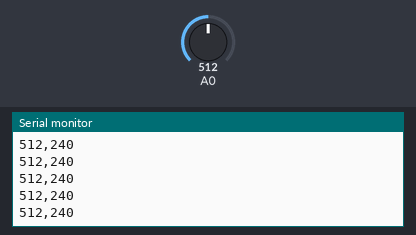
A sketch run on a simulated Arduino Uno, built with avr-gcc and run on an emulated ATmega328P. Parts: the last lines printed to the serial monitor. The test bench sets the inputs (shaded band); at power-on: A0 = 512.

Above: at 1.2 s.
1.3 s: A0 set to 984
At 2.1 s:
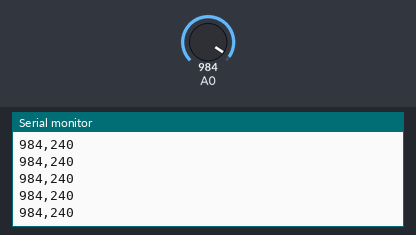
2.8 s: A0 set to 1013
At 3.7 s:
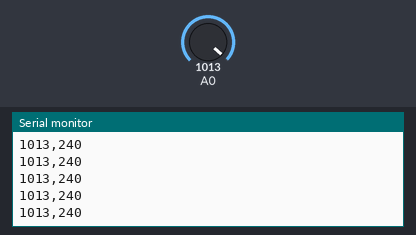
Timing chart, 0 to 5.8 s (numbered marks = the images above; inputs shaded):
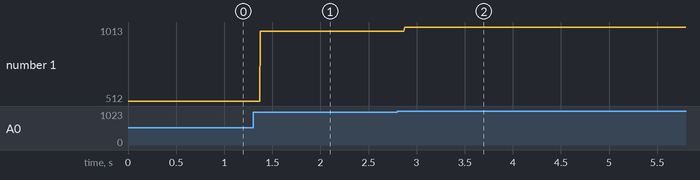

The sketch:

exercise1_apr19.ino
```cpp
void setup() {
  Serial.begin(9600);

}
void loop() {
    // write the outgoing byte:

    int sensorValue = analogRead(A0);
    Serial.print(sensorValue);
    Serial.print(",");
    //make the y-position constant middle
    Serial.print(240);
    Serial.println();

}
```

Measured:
- after the input at 1.3 s, the serial monitor: prints a new line after 0.08 s (image 1)
- after the input at 2.8 s, the serial monitor: prints a new line after 0.07 s (image 2)
- plotted number 1: 512 → 984 after the input at 1.3 s, 984 → 1013 after the input at 2.8 s
